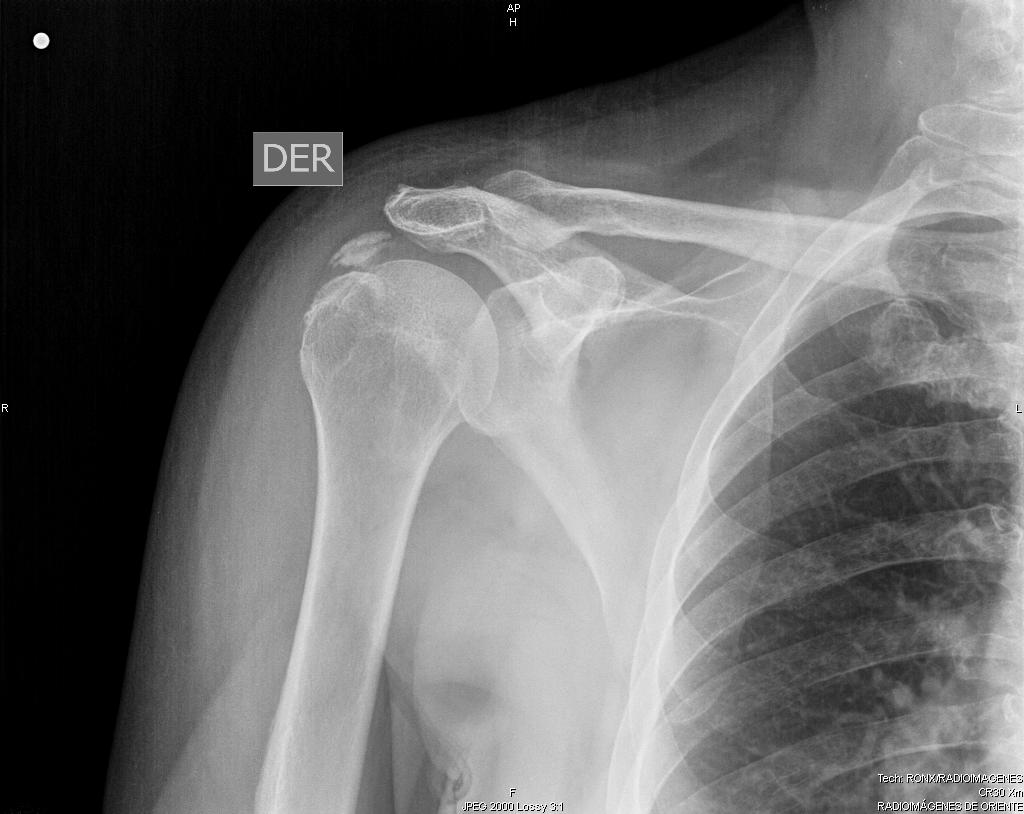
#> input picture HistogramEqualization/calcificaciontendon.jpg, 1024 x 814 px, found by its file name
$ python Practica3_Sobel.py
#> lines starting #> are read from the running program, lines starting #| are printed output that depends on the picture
'IMAGENOLOGIA'
'Práctica 3: Métodos Propios.- Método SOBEL'
'Yslen González, David Moreno, Sebastián Rodríguez'

#Importación de librerías a usar
from skimage import data, color, io
import numpy as np
import matplotlib.pyplot as plt

plt.close("all")

#Leemos nuestra imagen
gris = np.uint8(color.rgb2gray(io.imread('calcificaciontendon.jpg'))*255)
#> gris: shape (814, 1024); min 0, max 255, mean 105.8
#Mostramos nuestra imagen original
plt.figure(1)
plt.imshow(gris, cmap="gray")

#Se obtiene el tamaño de la imagen
[filas, columnas]= gris.shape
#> filas = 814; columnas = 1024
#Se obtiene el histograma de la imagen original
histograma = np.zeros(256)
for i in range(filas):
    for j in range(columnas):
        pos = gris[i,j]
        histograma[pos]=histograma[pos] + 1
#> after the loop, histograma = 256 values, max 95817 at index 0, min 0 at index 25, mean 3256

#n será el factor por el que se multiplicarán pixeles adyacentes
#considerando el comentario hecho en clase sobre si al aumentarlo
#se lograba suavizar más la imagen
n=2

#Se aplica la máscara de Sobel a la imagen
Sobel = np.zeros(gris.shape)
dfx=np.zeros(gris.shape)
dfy=np.zeros(gris.shape)
for x in range(filas - 3):
    for y in range(columnas - 3):
        dfx[x+2,y+2]=abs(gris[3+x,1+y]+n*gris[3+x,2+y]+gris[3+x,3+y]-(gris[1+x,1+y]+n*gris[1+x,2+y]+gris[1+x,3+y]))
        if dfx[x+2,y+2]>255:
            dfx[x+2,y+2]=255
        else:
            dfx[x+2,y+2]=dfx[x+2,y+2]
        dfy[x+2,y+2]=abs(gris[1+x,3+y]+n*gris[2+x,3+y]+gris[3+x,3+y]-(gris[1+x,1+y]+n*gris[2+x,1+y]+gris[3+x,1+y]))
        if dfy[x+2,y+2]>255:
            dfy[x+2,y+2]=255
        else:
            dfy[x+2,y+2]=dfy[x+2,y+2]
        Sobel[x+2,y+2]=dfx[x+2,y+2]+dfy[x+2,y+2]
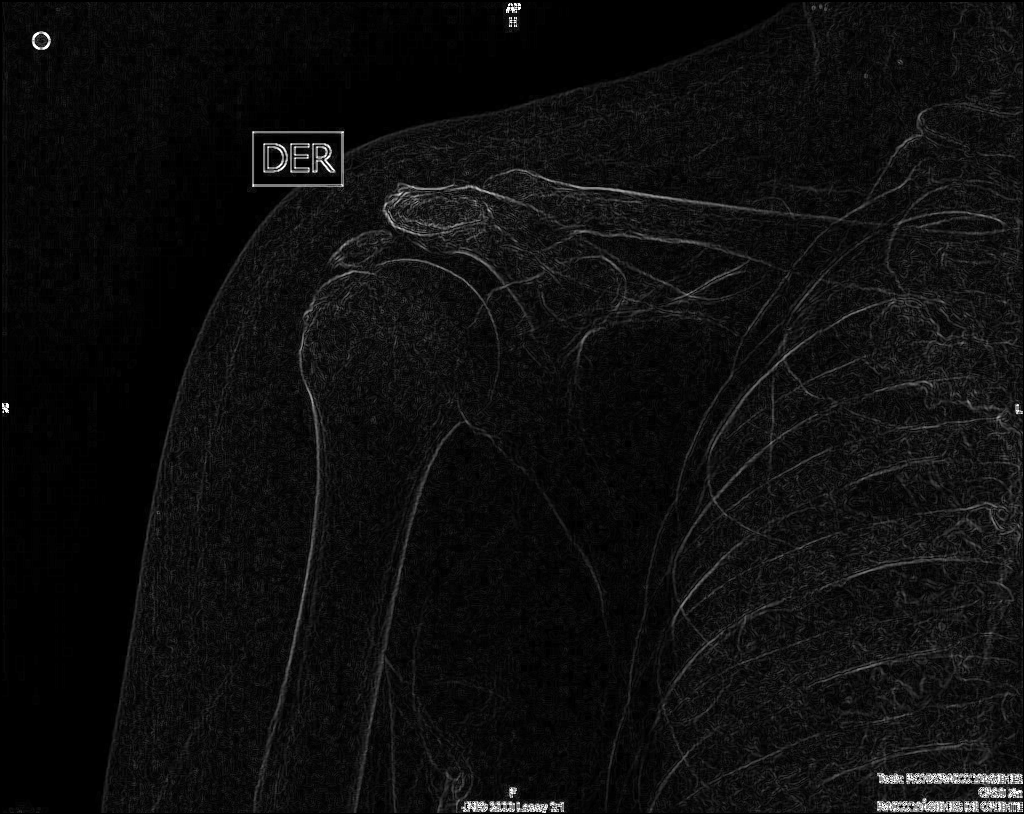
#> Sobel: shape (814, 1024) float64; min 0, max 510, mean 27.8; drawn with min black and max white
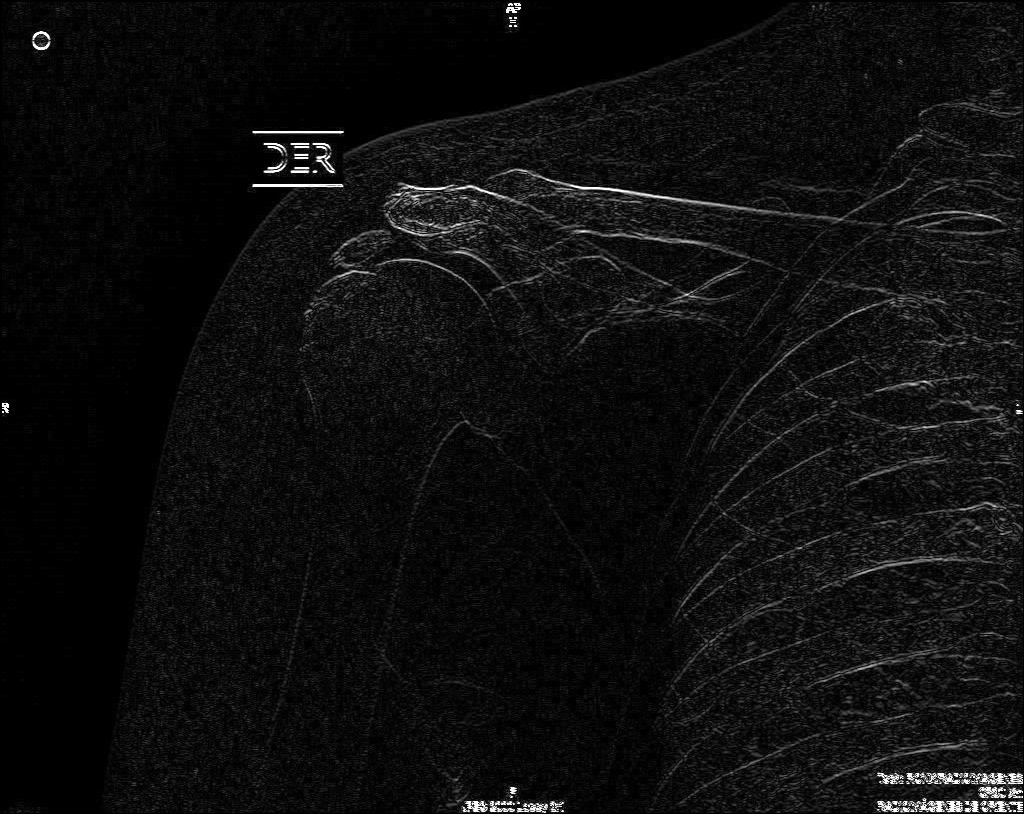
#> dfx: shape (814, 1024) float64; min 0, max 255, mean 13.9
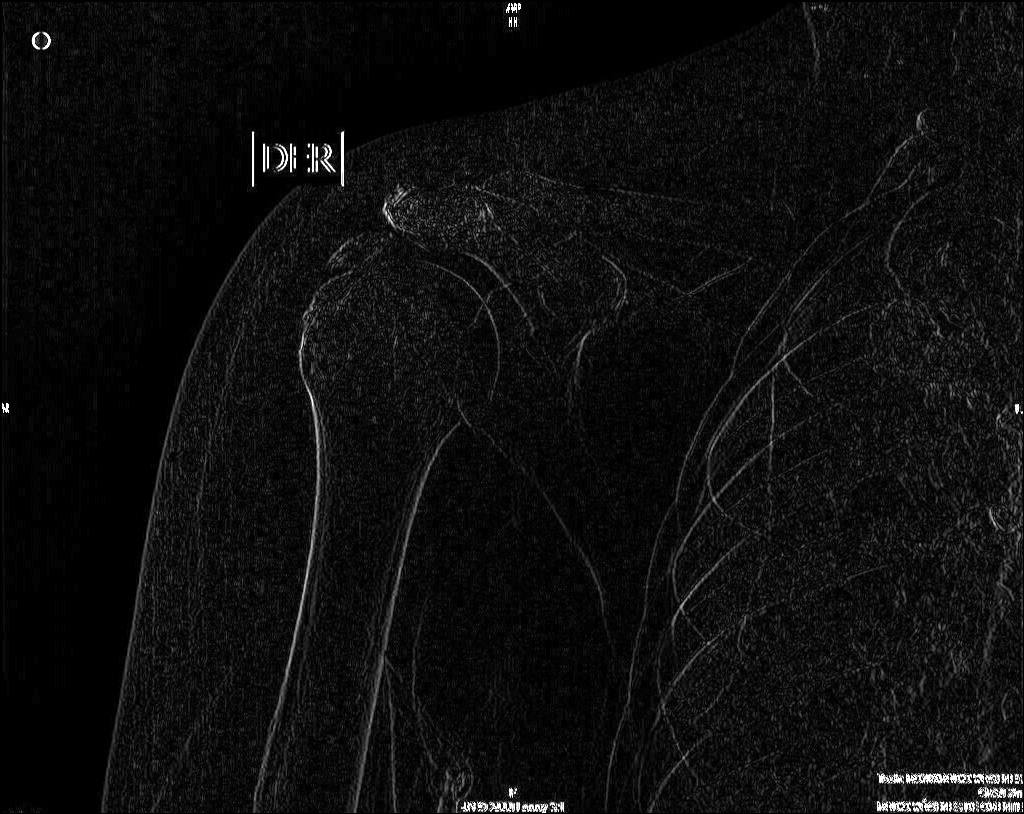
#> dfy: shape (814, 1024) float64; min 0, max 255, mean 13.8

#Se muestra la nueva imagen obtenida con el método de Sobel
plt.figure(2)
plt.imshow(np.uint8(Sobel), cmap='gray')
plt.show()
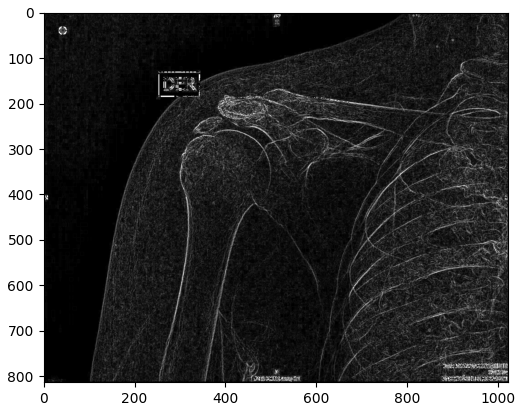
#> figure drawn by matplotlib, 1 panel
plt.draw()
#Se agrega una pausa de 10 segundos para determinar el umbral que se agregará
#para recalcar el borde en la imagen final
plt.pause(10)

#Se ingresa el valor del umbral seleccionado
umbral=int(input("Umbral para recalcar el borde: "))
#> the answer given: 3

#Se realiza la suma del 60% de la imagen original + 40% de la imagen obtenida
#con Sobel si el valor de Sobel es menor al umbral seleccionado
#Si el valor es mayor al umbral, se respeta el valor de Sobel para recalcar el borde
Ima = np.zeros(gris.shape)
plt.figure(3)
for i in range(filas):
    for j in range(columnas):
        if Sobel[i,j]<umbral:
            Ima[i,j]=0.4*+Sobel[i,j]+0.6*gris[i,j]
        else:
            Ima[i,j]=Sobel[i,j]
Ima=np.uint8(Ima)
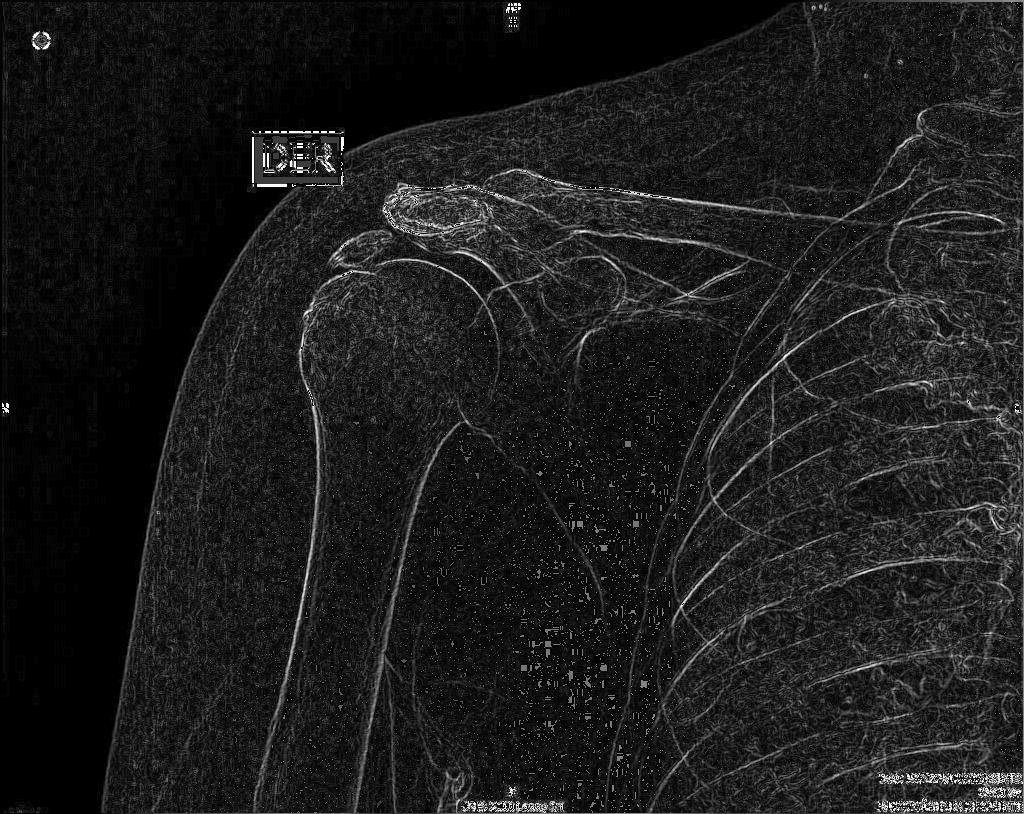
#> Ima: shape (814, 1024); min 0, max 255, mean 27.8

#Se crea el histograma de la imagen mejorada
histograma2 = np.zeros(256)
for x in range(filas):
    for y in range(columnas):
        posicion = Ima[x,y]
        histograma2[posicion]=histograma2[posicion] + 1
#> after the loop, histograma2 = 256 values, max 95429 at index 0, min 2 at index 201, mean 3256

#Se muestra la imagen original vs. la imagen con bordes remarcados con Sobel
fig3=plt.figure(3)
ax1 = fig3.add_subplot(121)
ax2 = fig3.add_subplot(122)
ax1.imshow(gris, cmap='gray')
ax1.set_title('Imagen Original')
ax2.imshow(np.uint8(Sobel), cmap="gray")
ax2.set_title('Imagen con Sobel')

#Se muestra la imagen original vs. la imagen final
fig4=plt.figure(4)
ax1 = fig4.add_subplot(121)
ax2 = fig4.add_subplot(122)
ax1.imshow(gris, cmap='gray')
ax1.set_title('Imagen Original')
ax2.imshow(np.uint8(Ima), cmap="gray")
ax2.set_title('Imagen Final')

#Muestreo de Histograma Original vs. Mejorado
plt.figure(5)
plt.plot(histograma, label='Imagen Original')
plt.plot(histograma2, label='Imagen Mejorada')
plt.title('Histogramas')
plt.legend()

plt.show()
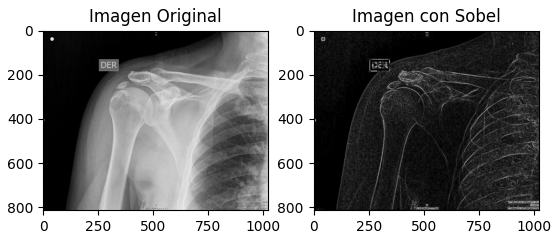
#> figure drawn by matplotlib, 2 panels
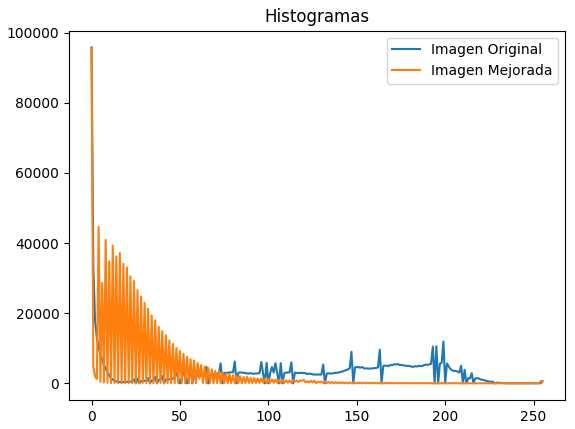
#> figure drawn by matplotlib, 1 panel; curve peaks at x = 0, y = 95817; curve peaks at x = 0, y = 95429
